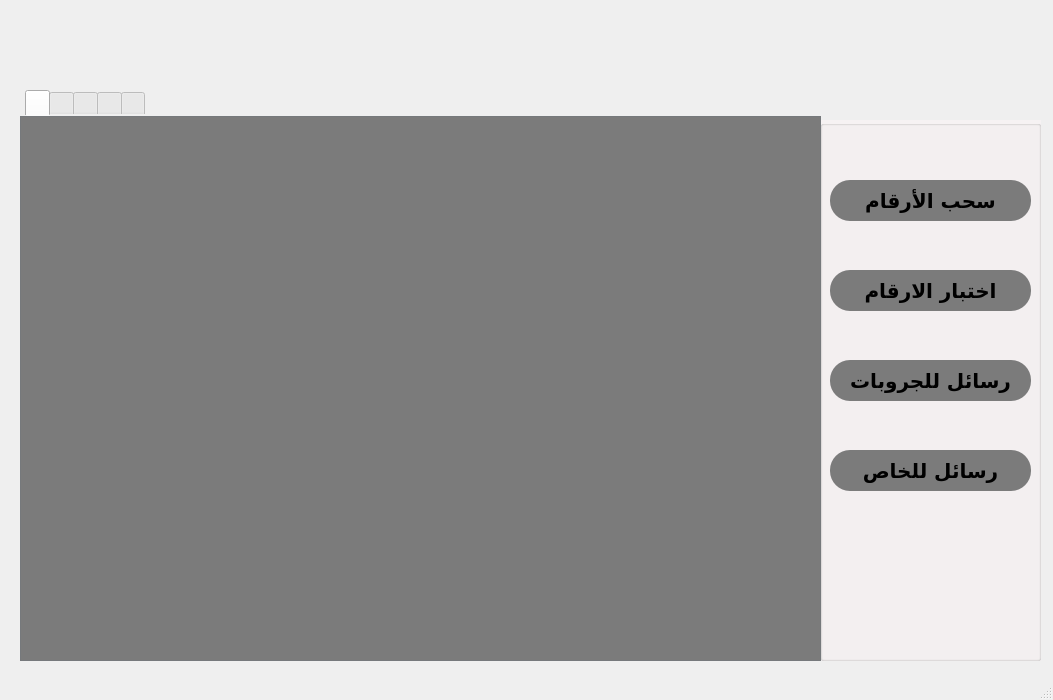
<?xml version="1.0" encoding="UTF-8"?>
<ui version="4.0">
 <class>MainWindow</class>
 <widget class="QMainWindow" name="MainWindow">
  <property name="geometry">
   <rect>
    <x>0</x>
    <y>0</y>
    <width>1053</width>
    <height>700</height>
   </rect>
  </property>
  <property name="windowTitle">
   <string>MainWindow</string>
  </property>
  <property name="styleSheet">
   <string notr="true">QPushButton
{
border-radius: 20px
}
</string>
  </property>
  <widget class="QWidget" name="centralwidget">
   <widget class="QGroupBox" name="groupBox">
    <property name="geometry">
     <rect>
      <x>820</x>
      <y>120</y>
      <width>221</width>
      <height>541</height>
     </rect>
    </property>
    <property name="styleSheet">
     <string notr="true">QGroupBox {
background-color: rgb(246, 242, 243);
}</string>
    </property>
    <property name="title">
     <string/>
    </property>
    <widget class="QPushButton" name="pushButton">
     <property name="geometry">
      <rect>
       <x>10</x>
       <y>150</y>
       <width>201</width>
       <height>41</height>
      </rect>
     </property>
     <property name="font">
      <font>
       <family>Almarai</family>
       <pointsize>15</pointsize>
       <weight>75</weight>
       <bold>true</bold>
      </font>
     </property>
     <property name="cursor">
      <cursorShape>PointingHandCursor</cursorShape>
     </property>
     <property name="styleSheet">
      <string notr="true">color: rgb(0, 0, 0);
background-color: rgb(123, 123, 123);</string>
     </property>
     <property name="text">
      <string>اختبار الارقام</string>
     </property>
    </widget>
    <widget class="QPushButton" name="pushButton_2">
     <property name="geometry">
      <rect>
       <x>10</x>
       <y>240</y>
       <width>201</width>
       <height>41</height>
      </rect>
     </property>
     <property name="font">
      <font>
       <family>Almarai</family>
       <pointsize>15</pointsize>
       <weight>75</weight>
       <bold>true</bold>
      </font>
     </property>
     <property name="cursor">
      <cursorShape>PointingHandCursor</cursorShape>
     </property>
     <property name="styleSheet">
      <string notr="true">color: rgb(0, 0, 0);
background-color: rgb(123, 123, 123);</string>
     </property>
     <property name="text">
      <string>رسائل للجروبات</string>
     </property>
    </widget>
    <widget class="QPushButton" name="pushButton_3">
     <property name="geometry">
      <rect>
       <x>10</x>
       <y>330</y>
       <width>201</width>
       <height>41</height>
      </rect>
     </property>
     <property name="font">
      <font>
       <family>Almarai</family>
       <pointsize>15</pointsize>
       <weight>75</weight>
       <bold>true</bold>
      </font>
     </property>
     <property name="cursor">
      <cursorShape>PointingHandCursor</cursorShape>
     </property>
     <property name="styleSheet">
      <string notr="true">color: rgb(0, 0, 0);
background-color: rgb(123, 123, 123);</string>
     </property>
     <property name="text">
      <string>رسائل للخاص</string>
     </property>
    </widget>
    <widget class="QPushButton" name="pushButton_4">
     <property name="geometry">
      <rect>
       <x>10</x>
       <y>60</y>
       <width>201</width>
       <height>41</height>
      </rect>
     </property>
     <property name="font">
      <font>
       <family>Almarai</family>
       <pointsize>15</pointsize>
       <weight>75</weight>
       <bold>true</bold>
      </font>
     </property>
     <property name="cursor">
      <cursorShape>PointingHandCursor</cursorShape>
     </property>
     <property name="styleSheet">
      <string notr="true">background-color: rgb(123, 123, 123);</string>
     </property>
     <property name="text">
      <string>سحب الأرقام</string>
     </property>
     <property name="iconSize">
      <size>
       <width>200</width>
       <height>50</height>
      </size>
     </property>
    </widget>
   </widget>
   <widget class="QLabel" name="label_2">
    <property name="geometry">
     <rect>
      <x>20</x>
      <y>0</y>
      <width>1021</width>
      <height>121</height>
     </rect>
    </property>
    <property name="text">
     <string/>
    </property>
    <property name="pixmap">
     <pixmap resource="../../../Downloads/Downloader-main1/Downloader-main1/icon.qrc">:/newPrefix/Desktop/like pro/الشريط اللي فوق.png</pixmap>
    </property>
   </widget>
   <widget class="QPushButton" name="pushButton_5">
    <property name="geometry">
     <rect>
      <x>700</x>
      <y>40</y>
      <width>291</width>
      <height>61</height>
     </rect>
    </property>
    <property name="cursor">
     <cursorShape>PointingHandCursor</cursorShape>
    </property>
    <property name="styleSheet">
     <string notr="true">QPushButton
{
border-radius: 20px
}
</string>
    </property>
    <property name="text">
     <string/>
    </property>
    <property name="icon">
     <iconset resource="../../../Downloads/Downloader-main1/Downloader-main1/icon.qrc">
      <normaloff>:/newPrefix/Desktop/like pro/فتح موقع الواتساب.png</normaloff>:/newPrefix/Desktop/like pro/فتح موقع الواتساب.png</iconset>
    </property>
    <property name="iconSize">
     <size>
      <width>283</width>
      <height>65</height>
     </size>
    </property>
   </widget>
   <widget class="QTabWidget" name="tabWidget">
    <property name="geometry">
     <rect>
      <x>20</x>
      <y>90</y>
      <width>801</width>
      <height>571</height>
     </rect>
    </property>
    <property name="palette">
     <palette>
      <active>
       <colorrole role="WindowText">
        <brush brushstyle="SolidPattern">
         <color alpha="255">
          <red>192</red>
          <green>192</green>
          <blue>192</blue>
         </color>
        </brush>
       </colorrole>
       <colorrole role="Button">
        <brush brushstyle="SolidPattern">
         <color alpha="255">
          <red>48</red>
          <green>47</green>
          <blue>47</blue>
         </color>
        </brush>
       </colorrole>
       <colorrole role="Light">
        <brush brushstyle="SolidPattern">
         <color alpha="255">
          <red>255</red>
          <green>255</green>
          <blue>255</blue>
         </color>
        </brush>
       </colorrole>
       <colorrole role="Midlight">
        <brush brushstyle="SolidPattern">
         <color alpha="255">
          <red>238</red>
          <green>238</green>
          <blue>238</blue>
         </color>
        </brush>
       </colorrole>
       <colorrole role="Dark">
        <brush brushstyle="SolidPattern">
         <color alpha="255">
          <red>110</red>
          <green>110</green>
          <blue>110</blue>
         </color>
        </brush>
       </colorrole>
       <colorrole role="Mid">
        <brush brushstyle="SolidPattern">
         <color alpha="255">
          <red>147</red>
          <green>147</green>
          <blue>147</blue>
         </color>
        </brush>
       </colorrole>
       <colorrole role="Text">
        <brush brushstyle="SolidPattern">
         <color alpha="255">
          <red>192</red>
          <green>192</green>
          <blue>192</blue>
         </color>
        </brush>
       </colorrole>
       <colorrole role="BrightText">
        <brush brushstyle="SolidPattern">
         <color alpha="255">
          <red>255</red>
          <green>255</green>
          <blue>255</blue>
         </color>
        </brush>
       </colorrole>
       <colorrole role="ButtonText">
        <brush brushstyle="SolidPattern">
         <color alpha="255">
          <red>192</red>
          <green>192</green>
          <blue>192</blue>
         </color>
        </brush>
       </colorrole>
       <colorrole role="Base">
        <brush brushstyle="SolidPattern">
         <color alpha="255">
          <red>48</red>
          <green>47</green>
          <blue>47</blue>
         </color>
        </brush>
       </colorrole>
       <colorrole role="Window">
        <brush brushstyle="SolidPattern">
         <color alpha="255">
          <red>48</red>
          <green>47</green>
          <blue>47</blue>
         </color>
        </brush>
       </colorrole>
       <colorrole role="Shadow">
        <brush brushstyle="SolidPattern">
         <color alpha="255">
          <red>0</red>
          <green>0</green>
          <blue>0</blue>
         </color>
        </brush>
       </colorrole>
       <colorrole role="Highlight">
        <brush brushstyle="SolidPattern">
         <color alpha="255">
          <red>61</red>
          <green>142</green>
          <blue>201</blue>
         </color>
        </brush>
       </colorrole>
       <colorrole role="HighlightedText">
        <brush brushstyle="SolidPattern">
         <color alpha="255">
          <red>0</red>
          <green>0</green>
          <blue>0</blue>
         </color>
        </brush>
       </colorrole>
       <colorrole role="AlternateBase">
        <brush brushstyle="SolidPattern">
         <color alpha="255">
          <red>238</red>
          <green>238</green>
          <blue>238</blue>
         </color>
        </brush>
       </colorrole>
       <colorrole role="ToolTipBase">
        <brush brushstyle="SolidPattern">
         <color alpha="255">
          <red>255</red>
          <green>255</green>
          <blue>220</blue>
         </color>
        </brush>
       </colorrole>
       <colorrole role="ToolTipText">
        <brush brushstyle="SolidPattern">
         <color alpha="255">
          <red>0</red>
          <green>0</green>
          <blue>0</blue>
         </color>
        </brush>
       </colorrole>
      </active>
      <inactive>
       <colorrole role="WindowText">
        <brush brushstyle="SolidPattern">
         <color alpha="255">
          <red>192</red>
          <green>192</green>
          <blue>192</blue>
         </color>
        </brush>
       </colorrole>
       <colorrole role="Button">
        <brush brushstyle="SolidPattern">
         <color alpha="255">
          <red>48</red>
          <green>47</green>
          <blue>47</blue>
         </color>
        </brush>
       </colorrole>
       <colorrole role="Light">
        <brush brushstyle="SolidPattern">
         <color alpha="255">
          <red>255</red>
          <green>255</green>
          <blue>255</blue>
         </color>
        </brush>
       </colorrole>
       <colorrole role="Midlight">
        <brush brushstyle="SolidPattern">
         <color alpha="255">
          <red>238</red>
          <green>238</green>
          <blue>238</blue>
         </color>
        </brush>
       </colorrole>
       <colorrole role="Dark">
        <brush brushstyle="SolidPattern">
         <color alpha="255">
          <red>110</red>
          <green>110</green>
          <blue>110</blue>
         </color>
        </brush>
       </colorrole>
       <colorrole role="Mid">
        <brush brushstyle="SolidPattern">
         <color alpha="255">
          <red>147</red>
          <green>147</green>
          <blue>147</blue>
         </color>
        </brush>
       </colorrole>
       <colorrole role="Text">
        <brush brushstyle="SolidPattern">
         <color alpha="255">
          <red>192</red>
          <green>192</green>
          <blue>192</blue>
         </color>
        </brush>
       </colorrole>
       <colorrole role="BrightText">
        <brush brushstyle="SolidPattern">
         <color alpha="255">
          <red>255</red>
          <green>255</green>
          <blue>255</blue>
         </color>
        </brush>
       </colorrole>
       <colorrole role="ButtonText">
        <brush brushstyle="SolidPattern">
         <color alpha="255">
          <red>192</red>
          <green>192</green>
          <blue>192</blue>
         </color>
        </brush>
       </colorrole>
       <colorrole role="Base">
        <brush brushstyle="SolidPattern">
         <color alpha="255">
          <red>48</red>
          <green>47</green>
          <blue>47</blue>
         </color>
        </brush>
       </colorrole>
       <colorrole role="Window">
        <brush brushstyle="SolidPattern">
         <color alpha="255">
          <red>48</red>
          <green>47</green>
          <blue>47</blue>
         </color>
        </brush>
       </colorrole>
       <colorrole role="Shadow">
        <brush brushstyle="SolidPattern">
         <color alpha="255">
          <red>0</red>
          <green>0</green>
          <blue>0</blue>
         </color>
        </brush>
       </colorrole>
       <colorrole role="Highlight">
        <brush brushstyle="SolidPattern">
         <color alpha="255">
          <red>61</red>
          <green>142</green>
          <blue>201</blue>
         </color>
        </brush>
       </colorrole>
       <colorrole role="HighlightedText">
        <brush brushstyle="SolidPattern">
         <color alpha="255">
          <red>0</red>
          <green>0</green>
          <blue>0</blue>
         </color>
        </brush>
       </colorrole>
       <colorrole role="AlternateBase">
        <brush brushstyle="SolidPattern">
         <color alpha="255">
          <red>238</red>
          <green>238</green>
          <blue>238</blue>
         </color>
        </brush>
       </colorrole>
       <colorrole role="ToolTipBase">
        <brush brushstyle="SolidPattern">
         <color alpha="255">
          <red>255</red>
          <green>255</green>
          <blue>220</blue>
         </color>
        </brush>
       </colorrole>
       <colorrole role="ToolTipText">
        <brush brushstyle="SolidPattern">
         <color alpha="255">
          <red>0</red>
          <green>0</green>
          <blue>0</blue>
         </color>
        </brush>
       </colorrole>
      </inactive>
      <disabled>
       <colorrole role="WindowText">
        <brush brushstyle="SolidPattern">
         <color alpha="255">
          <red>128</red>
          <green>128</green>
          <blue>128</blue>
         </color>
        </brush>
       </colorrole>
       <colorrole role="Button">
        <brush brushstyle="SolidPattern">
         <color alpha="255">
          <red>48</red>
          <green>47</green>
          <blue>47</blue>
         </color>
        </brush>
       </colorrole>
       <colorrole role="Light">
        <brush brushstyle="SolidPattern">
         <color alpha="255">
          <red>255</red>
          <green>255</green>
          <blue>255</blue>
         </color>
        </brush>
       </colorrole>
       <colorrole role="Midlight">
        <brush brushstyle="SolidPattern">
         <color alpha="255">
          <red>238</red>
          <green>238</green>
          <blue>238</blue>
         </color>
        </brush>
       </colorrole>
       <colorrole role="Dark">
        <brush brushstyle="SolidPattern">
         <color alpha="255">
          <red>110</red>
          <green>110</green>
          <blue>110</blue>
         </color>
        </brush>
       </colorrole>
       <colorrole role="Mid">
        <brush brushstyle="SolidPattern">
         <color alpha="255">
          <red>147</red>
          <green>147</green>
          <blue>147</blue>
         </color>
        </brush>
       </colorrole>
       <colorrole role="Text">
        <brush brushstyle="SolidPattern">
         <color alpha="255">
          <red>128</red>
          <green>128</green>
          <blue>128</blue>
         </color>
        </brush>
       </colorrole>
       <colorrole role="BrightText">
        <brush brushstyle="SolidPattern">
         <color alpha="255">
          <red>255</red>
          <green>255</green>
          <blue>255</blue>
         </color>
        </brush>
       </colorrole>
       <colorrole role="ButtonText">
        <brush brushstyle="SolidPattern">
         <color alpha="255">
          <red>128</red>
          <green>128</green>
          <blue>128</blue>
         </color>
        </brush>
       </colorrole>
       <colorrole role="Base">
        <brush brushstyle="SolidPattern">
         <color alpha="255">
          <red>48</red>
          <green>47</green>
          <blue>47</blue>
         </color>
        </brush>
       </colorrole>
       <colorrole role="Window">
        <brush brushstyle="SolidPattern">
         <color alpha="255">
          <red>48</red>
          <green>47</green>
          <blue>47</blue>
         </color>
        </brush>
       </colorrole>
       <colorrole role="Shadow">
        <brush brushstyle="SolidPattern">
         <color alpha="255">
          <red>0</red>
          <green>0</green>
          <blue>0</blue>
         </color>
        </brush>
       </colorrole>
       <colorrole role="Highlight">
        <brush brushstyle="SolidPattern">
         <color alpha="255">
          <red>61</red>
          <green>142</green>
          <blue>201</blue>
         </color>
        </brush>
       </colorrole>
       <colorrole role="HighlightedText">
        <brush brushstyle="SolidPattern">
         <color alpha="255">
          <red>0</red>
          <green>0</green>
          <blue>0</blue>
         </color>
        </brush>
       </colorrole>
       <colorrole role="AlternateBase">
        <brush brushstyle="SolidPattern">
         <color alpha="255">
          <red>221</red>
          <green>221</green>
          <blue>221</blue>
         </color>
        </brush>
       </colorrole>
       <colorrole role="ToolTipBase">
        <brush brushstyle="SolidPattern">
         <color alpha="255">
          <red>255</red>
          <green>255</green>
          <blue>220</blue>
         </color>
        </brush>
       </colorrole>
       <colorrole role="ToolTipText">
        <brush brushstyle="SolidPattern">
         <color alpha="255">
          <red>0</red>
          <green>0</green>
          <blue>0</blue>
         </color>
        </brush>
       </colorrole>
      </disabled>
     </palette>
    </property>
    <property name="mouseTracking">
     <bool>false</bool>
    </property>
    <property name="focusPolicy">
     <enum>Qt::TabFocus</enum>
    </property>
    <property name="toolTip">
     <string notr="true"/>
    </property>
    <property name="autoFillBackground">
     <bool>false</bool>
    </property>
    <property name="styleSheet">
     <string notr="true">
QTabWidget::pane {
    border: 1px solid #76797C;
    padding: 5px;
    margin: 0px;
	
	background-color: rgb(123, 123, 123);
}
QTabWidget::tab-bar {
    left: 5px; /* move to the right by 5px */
}
</string>
    </property>
    <property name="tabPosition">
     <enum>QTabWidget::North</enum>
    </property>
    <property name="currentIndex">
     <number>0</number>
    </property>
    <property name="movable">
     <bool>false</bool>
    </property>
    <property name="tabBarAutoHide">
     <bool>false</bool>
    </property>
    <widget class="QWidget" name="tab">
     <attribute name="title">
      <string/>
     </attribute>
    </widget>
    <widget class="QWidget" name="tab_2">
     <attribute name="title">
      <string/>
     </attribute>
     <widget class="QPushButton" name="pushButton_7">
      <property name="geometry">
       <rect>
        <x>540</x>
        <y>50</y>
        <width>201</width>
        <height>41</height>
       </rect>
      </property>
      <property name="text">
       <string>اختبار الارقام</string>
      </property>
     </widget>
    </widget>
    <widget class="QWidget" name="tab_3">
     <attribute name="title">
      <string/>
     </attribute>
     <widget class="QLabel" name="label_3">
      <property name="geometry">
       <rect>
        <x>300</x>
        <y>340</y>
        <width>251</width>
        <height>101</height>
       </rect>
      </property>
      <property name="text">
       <string>رسائل للجروبات</string>
      </property>
     </widget>
    </widget>
    <widget class="QWidget" name="tab_7">
     <attribute name="title">
      <string/>
     </attribute>
     <widget class="QLabel" name="label_4">
      <property name="geometry">
       <rect>
        <x>280</x>
        <y>240</y>
        <width>251</width>
        <height>101</height>
       </rect>
      </property>
      <property name="text">
       <string>رسائل للخاص</string>
      </property>
     </widget>
    </widget>
    <widget class="QWidget" name="tab_4">
     <attribute name="title">
      <string/>
     </attribute>
     <widget class="QPushButton" name="pushButton_6">
      <property name="geometry">
       <rect>
        <x>540</x>
        <y>50</y>
        <width>201</width>
        <height>41</height>
       </rect>
      </property>
      <property name="text">
       <string>سحب الاعضاء من الجروب الحالي</string>
      </property>
     </widget>
    </widget>
   </widget>
   <widget class="QLabel" name="label">
    <property name="geometry">
     <rect>
      <x>20</x>
      <y>80</y>
      <width>801</width>
      <height>591</height>
     </rect>
    </property>
    <property name="text">
     <string/>
    </property>
    <property name="pixmap">
     <pixmap resource="../../../Downloads/Downloader-main1/Downloader-main1/icon.qrc">:/newPrefix/Desktop/like pro/اللون اللي علي الشمال .png</pixmap>
    </property>
   </widget>
   <zorder>label</zorder>
   <zorder>groupBox</zorder>
   <zorder>tabWidget</zorder>
   <zorder>label_2</zorder>
   <zorder>pushButton_5</zorder>
  </widget>
  <widget class="QMenuBar" name="menubar">
   <property name="geometry">
    <rect>
     <x>0</x>
     <y>0</y>
     <width>1053</width>
     <height>21</height>
    </rect>
   </property>
  </widget>
  <widget class="QStatusBar" name="statusbar"/>
 </widget>
 <resources>
  <include location="../../../Downloads/Downloader-main1/Downloader-main1/icon.qrc"/>
 </resources>
 <connections/>
</ui>
